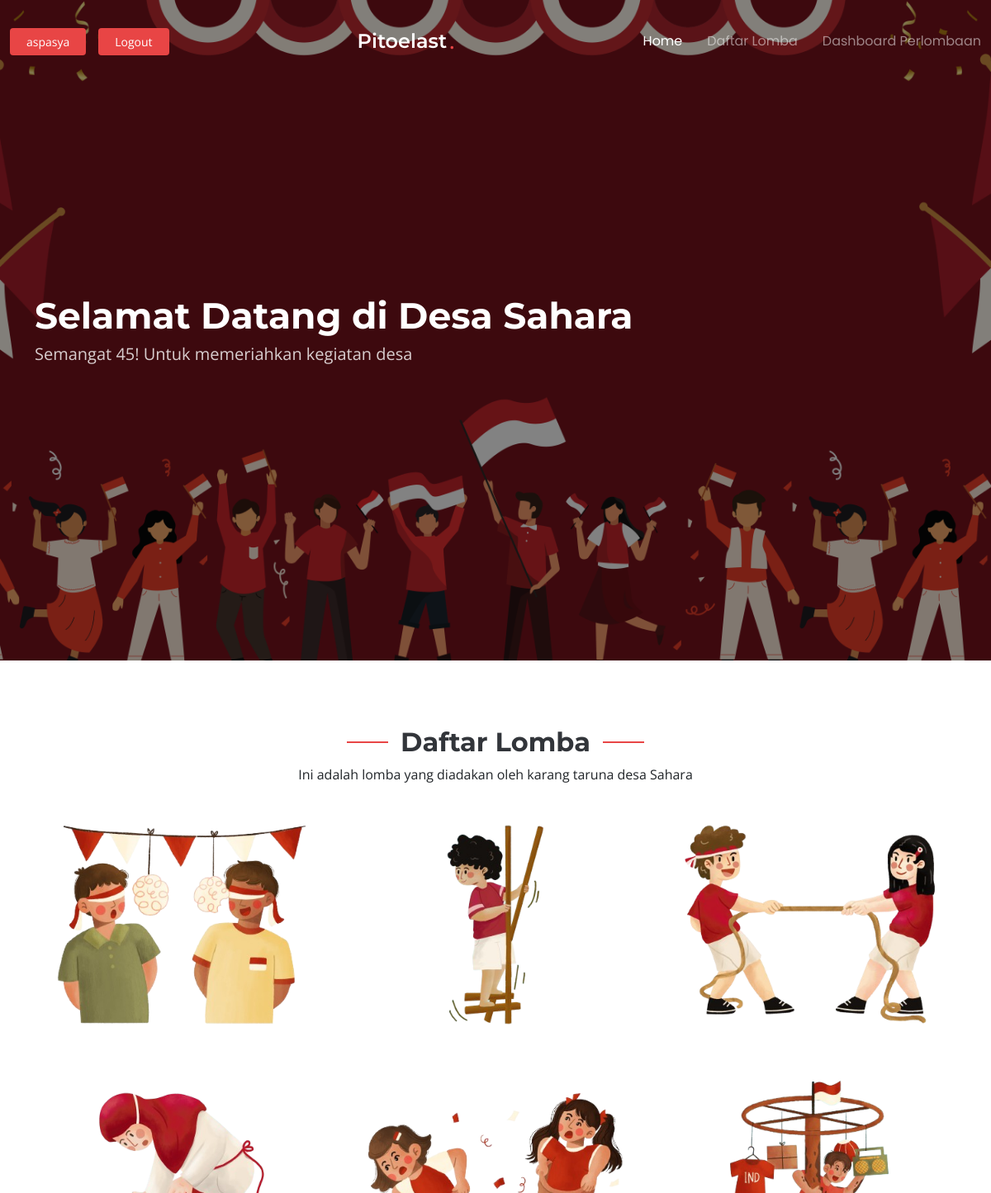
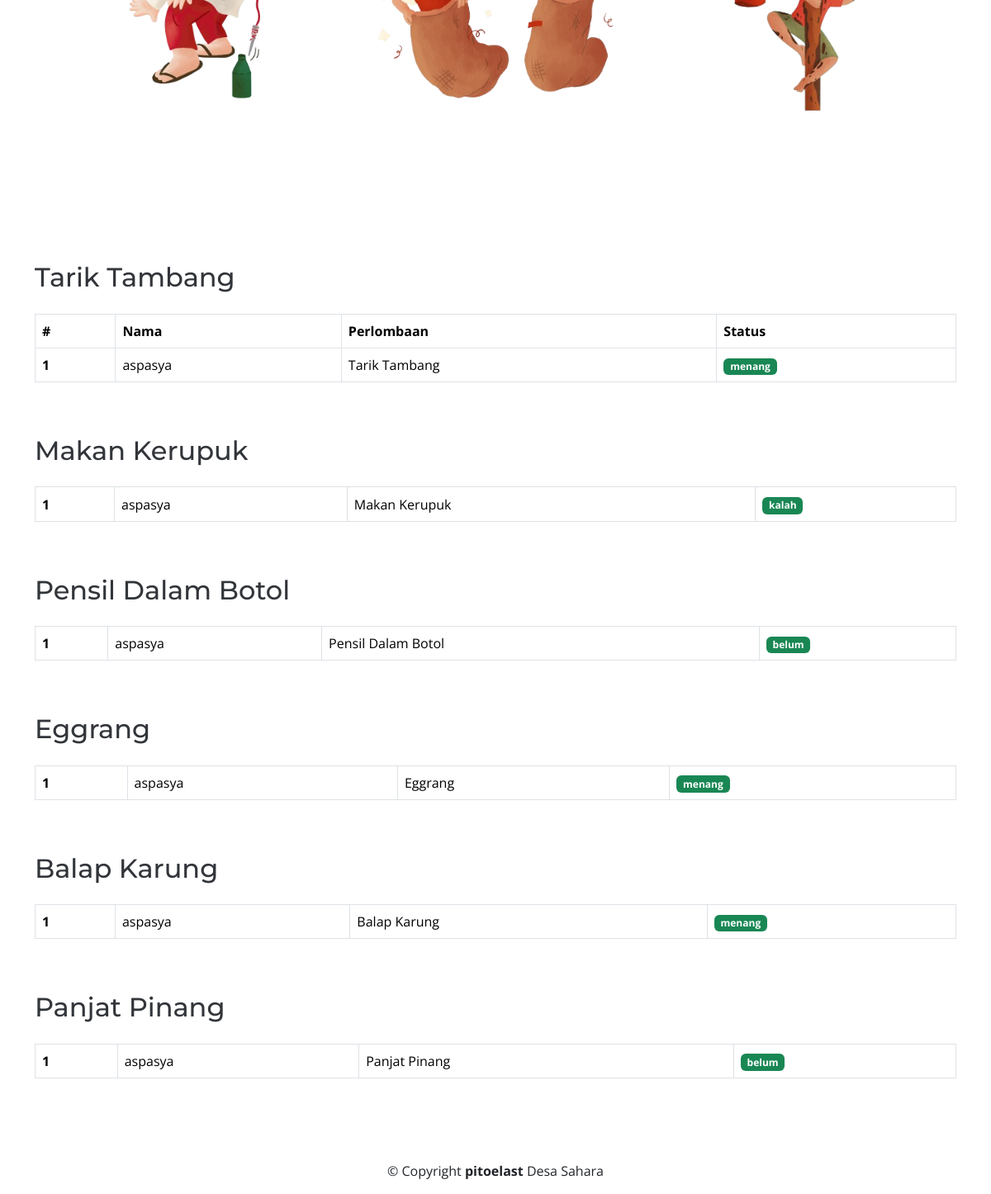
Page /index.php (signed in) on the committed database (2 pictures, top to bottom).
### tables this page shows
CREATE TABLE IF NOT EXISTS `data_lomba` (
  `id_data_lomba` int NOT NULL AUTO_INCREMENT,
  `id_user` int NOT NULL,
  `id_lomba` int NOT NULL,
  `status` enum('menang','kalah','belum') NOT NULL DEFAULT 'belum',
  PRIMARY KEY (`id_data_lomba`),
  KEY `id_user` (`id_user`),
  KEY `id_lomba` (`id_lomba`)
);

CREATE TABLE IF NOT EXISTS `user` (
  `id_user` int NOT NULL AUTO_INCREMENT,
  `nama_user` varchar(50) NOT NULL,
  `password` varchar(255) NOT NULL,
  `role` enum('admin','peserta') NOT NULL,
  PRIMARY KEY (`id_user`)
);

CREATE TABLE IF NOT EXISTS `lomba` (
  `id_lomba` int NOT NULL AUTO_INCREMENT,
  `nama_lomba` varchar(255) NOT NULL,
  `kategori` enum('anak','remaja','dewasa') NOT NULL,
  PRIMARY KEY (`id_lomba`)
);

### function.php (called while the page is built, shortened)
<?php
$servername = "localhost";
$username = "root";
$password = "";
$dbname = "pitulasan";
$conn = new mysqli($servername, $username, $password, $dbname);
function query($query){
    global $conn;
    $result = $conn->query($query);
    return $result;
}
?>

### index.php (the view, shortened to what this page needs)
<?php
require("function.php");
  $dataLomba = query("SELECT
    data_lomba.id_user,
    user.nama_user,
    lomba.nama_lomba,
    lomba.kategori,
    data_lomba.status
FROM data_lomba
LEFT JOIN user ON data_lomba.id_user = user.id_user
LEFT JOIN lomba ON data_lomba.id_lomba = lomba.id_lomba
");
?>
<!DOCTYPE html>
<html lang="en">
<head>
  <link href="assets/vendor/bootstrap/css/bootstrap.min.css" rel="stylesheet">
  <link href="assets/vendor/bootstrap-icons/bootstrap-icons.css" rel="stylesheet">
  <link href="assets/vendor/aos/aos.css" rel="stylesheet">
  <link href="assets/vendor/glightbox/css/glightbox.min.css" rel="stylesheet">
  <link href="assets/vendor/swiper/swiper-bundle.min.css" rel="stylesheet">
  <link href="assets/css/main.css" rel="stylesheet">
</head>
<body class="index-page">
<header id="header" class="header d-flex align-items-center fixed-top">
  <div class="container-fluid position-relative d-flex align-items-center justify-content-between">
    <a class="logo d-flex align-items-center me-auto me-xl-0">
      <h1 class="sitename">Pitoelast</h1><span>.</span>
    </a>
    <nav id="navmenu" class="navmenu">
      <ul>
        <li><a href="index.php#home" class="active">Home</a></li>
        <li><a href="index.php#portfolio">Daftar Lomba</a></li>
        <li><a href="index.php#lomba">Dashboard Perlombaan</a></li>
      </ul>
    </nav>
    <?php if(isset($_SESSION['user_name'])) : ?>
      <div class="" style="display:flex; ">
      <div class="btn-getstarted"><?= $_SESSION['user_name'] ?></div>
        <a href="logout.php" class="btn-getstarted">Logout</a>
      </div>
    <?php else : ?>
    <a class="btn-getstarted" href="login.php">Login</a>
    <?php endif; ?>
  </div>
</header>
  <main class="main">
    <section id="home" class="hero section dark-background">
      <img src="assets/img/bghome.png" alt="" data-aos="fade-in">
      <div class="container">
        <div class="row">
          <div class="col-lg-10">
            <h2 data-aos="fade-up" data-aos-delay="100">Selamat Datang di Desa Sahara</h2>
            <p data-aos="fade-up" data-aos-delay="200">Semangat 45! Untuk memeriahkan kegiatan desa</p>
          </div>
        </div>
      </div>
    </section>
<section id="portfolio" class="portfolio section">
<div class="container section-title" style="text-align: center; padding: 20px;" data-aos="fade-up">
  <h2>Daftar Lomba</h2>
  <p>Ini adalah lomba yang diadakan oleh karang taruna desa Sahara</p>
</div>
<div class="container">
  <div class="row gy-4 isotope-container" data-aos="fade-up" data-aos-delay="200">
    <div class="col-lg-4 col-md-6 portfolio-item isotope-item" style="display: flex; flex-direction: column; align-items: center; justify-content: center;">
      <img src="assets/img/lomba/mk.png" style="width: 100%; height: 300px; object-fit: cover;" alt="">
    </div>
    <div class="col-lg-4 col-md-6 portfolio-item isotope-item" style="display: flex; flex-direction: column; align-items: center; justify-content: center;">
      <img src="assets/img/lomba/egg.png" style="width: 100%; height: 300px; object-fit: cover;" alt="">
    </div>
    <div class="col-lg-4 col-md-6 portfolio-item isotope-item" style="display: flex; flex-direction: column; align-items: center; justify-content: center;">
      <img src="assets/img/lomba/tt.png" style="width: 100%; height: 300px; object-fit: cover;" alt="">
    </div>
    <div class="col-lg-4 col-md-6 portfolio-item isotope-item" style="display: flex; flex-direction: column; align-items: center; justify-content: center;">
      <img src="assets/img/lomba/pdb.png" style="width: 100%; height: 300px; object-fit: cover;" alt="">
    </div>
    <div class="col-lg-4 col-md-6 portfolio-item isotope-item" style="display: flex; flex-direction: column; align-items: center; justify-content: center;">
      <img src="assets/img/lomba/bk.png" style="width: 100%; height: 300px; object-fit: cover;" alt="">
    </div>
    <div class="col-lg-4 col-md-6 portfolio-item isotope-item" style="display: flex; flex-direction: column; align-items: center; justify-content: center;">
      <img src="assets/img/lomba/pp.png" style="width: 100%; height: 300px; object-fit: cover;" alt="">
    </div>
  </div>
</div>
</section>
<section id=lomba>
<div class="main-content">
    <div class="container mt-5">
      <h2 class="mb-4">Tarik Tambang</h2>
      <div class="table-responsive">
        <table class="table table-bordered table-hover">
          <thead>
            <tr>
              <th scope="col">#</th>
              <th scope="col">Nama</th>
              <th scope="col">Perlombaan</th>
              <th scope="col">Status</th>
            </tr>
          </thead>
          <tbody>
            <?php
              $i= 0;
              foreach($dataLomba as $lomba) :
                if($lomba['nama_lomba'] == "Tarik Tambang") :
                $i++;
            ?>
            <tr>
              <th scope="row"><?= $i; ?></th>
              <td><?= $lomba['nama_user']; ?></td>
              <td><?= $lomba['nama_lomba']; ?></td>
              <td><span class="badge bg-success"><?= $lomba['status']; ?></span></td>
            </tr>
            <?php
              endif;
              endforeach;
            ?>
          </tbody>
        </table>
      </div>
    </div>
    <div class="container mt-5">
      <h2 class="mb-4">Makan Kerupuk</h2>
      <div class="table-responsive">
        <table class="table table-bordered table-hover">
          <thead>
          <?php
              $i= 0;
              foreach($dataLomba as $lomba) :
                if($lomba['nama_lomba'] == "Makan Kerupuk") :
              $i++;
            ?>
            <tr>
              <th scope="row"><?= $i; ?></th>
              <td><?= $lomba['nama_user']; ?></td>
              <td><?= $lomba['nama_lomba']; ?></td>
              <td><span class="badge bg-success"><?= $lomba['status']; ?></span></td>
            </tr>
            <?php
                endif;
              endforeach;
            ?>
        </table>
      </div>
    </div>
    <div class="container mt-5">
      <h2 class="mb-4">Pensil Dalam Botol</h2>
      <div class="table-responsive">
        <table class="table table-bordered table-hover">
          <thead>
          <?php
              $i= 0;
              foreach($dataLomba as $lomba) :
                if($lomba['nama_lomba'] == "Pensil Dalam Botol") :
              $i++;
            ?>
            <tr>
              <th scope="row"><?= $i; ?></th>
              <td><?= $lomba['nama_user']; ?></td>
              <td><?= $lomba['nama_lomba']; ?></td>
              <td><span class="badge bg-success"><?= $lomba['status']; ?></span></td>
            </tr>
            <?php
                endif;
              endforeach;
            ?>
        </table>
      </div>
    </div>
    <div class="container mt-5">
      <h2 class="mb-4">Eggrang</h2>
      <div class="table-responsive">
        <table class="table table-bordered table-hover">
          <thead>
          <?php
              $i= 0;
              foreach($dataLomba as $lomba) :
                if($lomba['nama_lomba'] == "Eggrang") :
              $i++;
            ?>
            <tr>
              <th scope="row"><?= $i; ?></th>
              <td><?= $lomba['nama_user']; ?></td>
              <td><?= $lomba['nama_lomba']; ?></td>
              <td><span class="badge bg-success"><?= $lomba['status']; ?></span></td>
            </tr>
            <?php
                endif;
              endforeach;
            ?>
        </table>
      </div>
    </div>
    <div class="container mt-5">
      <h2 class="mb-4">Balap Karung</h2>
      <div class="table-responsive">
        <table class="table table-bordered table-hover">
          <thead>
          <?php
              $i= 0;
              foreach($dataLomba as $lomba) :
                if($lomba['nama_lomba'] == "Balap Karung") :
              $i++;
            ?>
            <tr>
              <th scope="row"><?= $i; ?></th>
              <td><?= $lomba['nama_user']; ?></td>
              <td><?= $lomba['nama_lomba']; ?></td>
              <td><span class="badge bg-success"><?= $lomba['status']; ?></span></td>
            </tr>
            <?php
                endif;
              endforeach;
            ?>
        </table>
      </div>
    </div>
    <div class="container mt-5">
      <h2 class="mb-4">Panjat Pinang</h2>
      <div class="table-responsive">
        <table class="table table-bordered table-hover">
          <thead>
          <?php
              $i= 0;
              foreach($dataLomba as $lomba) :
                if($lomba['nama_lomba'] == "Panjat Pinang") :
              $i++;
            ?>
            <tr>
              <th scope="row"><?= $i; ?></th>
              <td><?= $lomba['nama_user']; ?></td>
              <td><?= $lomba['nama_lomba']; ?></td>
              <td><span class="badge bg-success"><?= $lomba['status']; ?></span></td>
            </tr>
            <?php
                endif;
              endforeach;
            ?>
        </table>
      </div>
    </div>
  </div>
</section>
    <div class="container copyright text-center mt-4">
      <p>© <span>Copyright</span> <strong class="sitename">pitoelast</strong> <span>Desa Sahara</span></p>
    </div>
</body>
</html>

### assets/css/main.css (style rules this page uses)
:root { --default-font: "Open Sans", system-ui, -apple-system, "Segoe UI", Roboto, "Helvetica Neue", Arial, "Noto Sans", "Liberation Sans", sans-serif, "Apple Color Emoji", "Segoe UI Emoji", "Segoe UI Symbol", "Noto Color Emoji"; --heading-font: "Montserrat", sans-serif; --nav-font: "Poppins", sans-serif; }
:root { --background-color: #ffffff; --default-color: #212529; --heading-color: #32353a; --accent-color: #e84545; --surface-color: #ffffff; --contrast-color: #ffffff; }
:root { --nav-color: #3a3939; --nav-hover-color: #e84545; --nav-mobile-background-color: #ffffff; --nav-dropdown-background-color: #ffffff; --nav-dropdown-color: #3a3939; --nav-dropdown-hover-color: #e84545; }
.dark-background { --background-color: #060606; --default-color: #ffffff; --heading-color: #ffffff; --surface-color: #252525; --contrast-color: #ffffff; }
:root { scroll-behavior: smooth; }
body { color: var(--default-color); background-color: var(--background-color); font-family: var(--default-font); }
a { color: var(--accent-color); text-decoration: none; transition: 0.3s; }
h1, h2, h3, h4, h5, h6 { color: var(--heading-color); font-family: var(--heading-font); }
.header { color: var(--default-color); background-color: var(--background-color); padding: 20px 0; transition: all 0.5s; z-index: 997; }
.header .logo { line-height: 1; }
.header .logo h1 { font-size: 24px; margin: 0; font-weight: 600; color: var(--heading-color); }
.header .logo span { color: var(--accent-color); font-size: 24px; font-weight: 600; padding-left: 3px; }
.header .btn-getstarted, .header .btn-getstarted:focus { color: var(--contrast-color); background: var(--accent-color); font-size: 14px; padding: 8px 26px; margin: 0; border-radius: 4px; transition: 0.3s; }
@media (max-width: 1200px) { .header .logo { order: 1; } }
@media (max-width: 1200px) { .header .btn-getstarted { order: 2; margin: 0 15px 0 0; padding: 6px 20px; } }
@media (max-width: 1200px) { .header .navmenu { order: 3; } }
.index-page .header { --background-color: rgba(255, 255, 255, 0); --heading-color: #ffffff; --nav-color: rgba(255, 255, 255, 0.5); --nav-hover-color: #ffffff; }
@media (min-width: 1200px) { .navmenu { padding: 0; } }
@media (min-width: 1200px) { .navmenu ul { margin: 0; padding: 0; display: flex; list-style: none; align-items: center; } }
@media (min-width: 1200px) { .navmenu li { position: relative; } }
@media (min-width: 1200px) { .navmenu a, .navmenu a:focus { color: var(--nav-color); padding: 18px 15px; font-size: 16px; font-family: var(--nav-font); font-weight: 400; display: flex; align-items: center; justify-content: space-between; white-space: nowrap; transition: 0.3s; } }
@media (min-width: 1200px) { .navmenu li:last-child a { padding-right: 0; } }
@media (min-width: 1200px) { .navmenu li:hover>a, .navmenu .active, .navmenu .active:focus { color: var(--nav-hover-color); } }
section, .section { color: var(--default-color); background-color: var(--background-color); padding: 60px 0; scroll-margin-top: 98px; overflow: clip; }
.section-title { text-align: center; padding-bottom: 60px; position: relative; }
.section-title h2 { font-size: 32px; font-weight: 700; position: relative; }
.section-title h2:before, .section-title h2:after { content: ""; width: 50px; height: 2px; background: var(--accent-color); display: inline-block; }
.section-title h2:before { margin: 0 15px 10px 0; }
.section-title h2:after { margin: 0 0 10px 15px; }
.section-title p { margin-bottom: 0; }
.hero { width: 100%; min-height: 100vh; position: relative; padding: 80px 0; display: flex; align-items: center; justify-content: center; }
.hero img { position: absolute; inset: 0; display: block; width: 100%; height: 100%; object-fit: cover; z-index: 1; }
.hero:before { content: ""; background: color-mix(in srgb, var(--background-color), transparent 50%); position: absolute; inset: 0; z-index: 2; }
.hero .container { position: relative; z-index: 3; }
.hero h2 { margin: 0; font-size: 44px; font-weight: 700; }
.hero p { color: color-mix(in srgb, var(--default-color), transparent 20%); margin: 5px 0 0 0; font-size: 20px; }
.portfolio .portfolio-item { position: relative; overflow: hidden; }

### rows in the picture
data_lomba: id_user.nama_user "aspasya", id_lomba.nama_lomba "Tarik Tambang", status "menang"
data_lomba: id_user.nama_user "aspasya", id_lomba.nama_lomba "Makan Kerupuk", status "kalah"
data_lomba: id_user.nama_user "aspasya", id_lomba.nama_lomba "Pensil Dalam Botol", status "belum"
data_lomba: id_user.nama_user "aspasya", id_lomba.nama_lomba "Eggrang", status "menang"
data_lomba: id_user.nama_user "aspasya", id_lomba.nama_lomba "Balap Karung", status "menang"
data_lomba: id_user.nama_user "aspasya", id_lomba.nama_lomba "Panjat Pinang", status "belum"

### other values in the picture
$_SESSION['user_name'] "aspasya"
